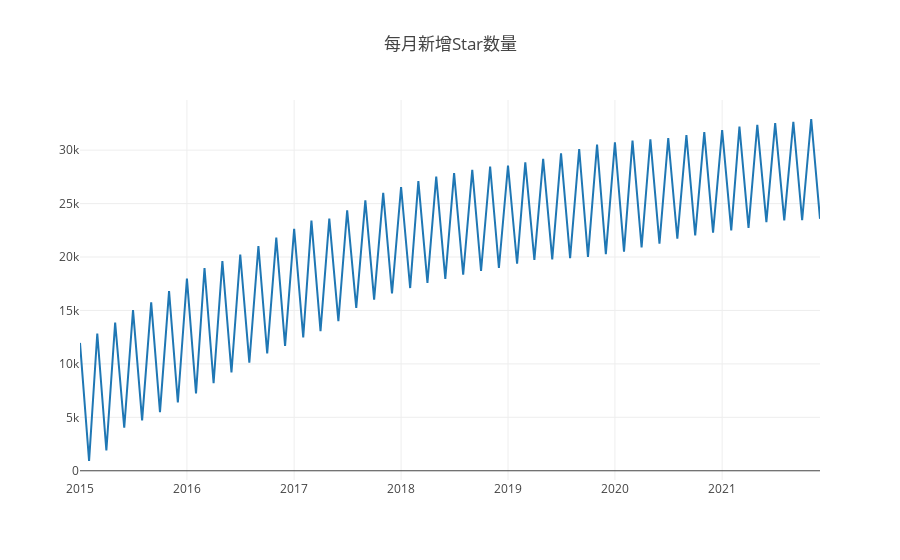

Notebook code cell kept with this figure:
### Code cell
var startYear = 2015,
  endYear = 2021;
var years = [];
var repo_id = 3228505;
var query = openDigger.driver.clickhouse.query;
for (var y = startYear; y <= endYear; y++) years.push(y);
console.log('任务1.1');
Promise.all(
  years.map((year) => {
    return query(`
    select created_at, repo_stargazers_count
    from github_log.events
    where repo_id=${repo_id} and type = 'PullRequestEvent' and toYear (created_at) = ${year}
    `);
  })
).then((data) => {
  const tmp = {};
  for (let i = 0; i < data.length; i++) {
    for (let j = 0; j < data[i].length; j++) {
      tmp[data[i][j].created_at.slice(0, 7)] = Number(
        data[i][j].repo_stargazers_count
      );
    }
  }
  const ordered = Object.fromEntries(Object.entries(tmp).sort());
  let timeArray = [];
  let countArray = [];
  for (const key in ordered) {
    timeArray.push(key);
    countArray.push(ordered[key]);
  }
  for (let i = 1; i < countArray.length; i++) {
    countArray[i] -= countArray[i - 1]; // count every month add
  }
  for(let i = 0; i < timeArray.length; i++) {
      console.log('月份: ' + timeArray[i]);
      console.log('当月新增Star: ' + countArray[i]);
  }
  var data = [
    {
      x: timeArray,
      y: countArray,
      type: "scatter",
    },
  ];
  openDigger.render.plotly(data, { title: "每月新增Star数量" });
});

### Figure 1 — Plotly figure (JSON) as saved in the notebook; plotly's stock layout.template omitted (floating-point values rounded to 4 significant figures)
{"data": [{"type": "scatter", "x": ["2015-01", "2015-02", "2015-03", "2015-04", "2015-05", "2015-06", "2015-07", "2015-08", "2015-09", "2015-10", "2015-11", "2015-12", "2016-01", "2016-02", "2016-03", "2016-04", "2016-05", "2016-06", "2016-07", "2016-08", "2016-09", "2016-10", "2016-11", "2016-12", "2017-01", "2017-02", "2017-03", "2017-04", "2017-05", "2017-06", "2017-07", "2017-08", "2017-09", "2017-10", "2017-11", "2017-12", "2018-01", "2018-02", "2018-03", "2018-04", "2018-05", "2018-06", "2018-07", "2018-08", "2018-09", "2018-10", "2018-11", "2018-12", "2019-01", "2019-02", "2019-03", "2019-04", "2019-05", "2019-06", "2019-07", "2019-08", "2019-09", "2019-10", "2019-11", "2019-12", "2020-01", "2020-02", "2020-03", "2020-04", "2020-05", "2020-06", "2020-07", "2020-08", "2020-09", "2020-10", "2020-11", "2020-12", "2021-01", "2021-02", "2021-03", "2021-04", "2021-05", "2021-06", "2021-07", "2021-08", "2021-09", "2021-10", "2021-11", "2021-12"], "y": [11967, 915, 12847, 1896, 13869, 4026, 15031, 4717, 15759, 5489, 16809, 6390, 17977, 7229, 18976, 8191, 19614, 9195, 20232, 10125, 21029, 10970, 21813, 11684, 22639, 12475, 23407, 13071, 23593, 14005, 24374, 15249, 25296, 16012, 26007, 16585, 26550, 17098, 27098, 17584, 27523, 17954, 27855, 18339, 28153, 18689, 28470, 18970, 28564, 19370, 28853, 19721, 29180, 19775, 29700, 19900, 30103, 20021, 30531, 20267, 30737, 20508, 30887, 20893, 31021, 21257, 31139, 21720, 31414, 22015, 31681, 22290, 31880, 22499, 32207, 22733, 32376, 23264, 32536, 23421, 32657, 23439, 32914, 23574]}], "layout": {"autosize": true, "title": {"text": "每月新增Star数量"}, "xaxis": {"autorange": true, "range": ["2015-01-01", "2021-12-01"], "type": "date"}, "yaxis": {"autorange": true, "range": [-862.7, 34690.0], "type": "linear"}}}
